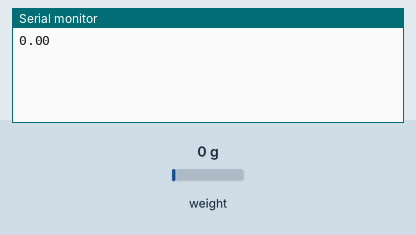
Simulated run of this sketch. Board: ESP32. Parts: the last lines printed to the serial monitor. The inputs (shaded band) are chosen by the test bench; at power-on: weight on the scale 0 g.

Above: at 2.2 s.
2.3 s: weight on the scale set to 100 g
At 2.9 s:
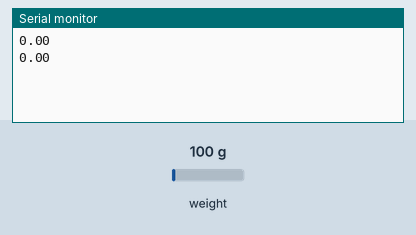
3.8 s: weight on the scale set to 1250 g
At 4.4 s:
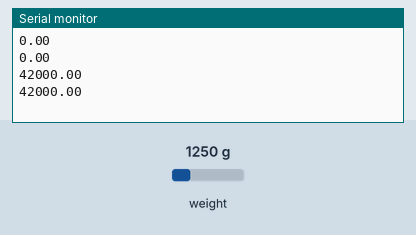
Timing chart, 0 to 6.8 s (numbered marks = the images above; inputs shaded):
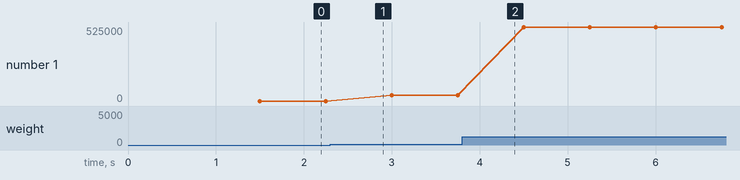

The sketch:

HX_plotter.ino
```cpp
//
//    FILE: HX_plotter.ino
//  AUTHOR: Rob Tillaart
// VERSION: 0.1.0
// PURPOSE: HX711 demo
//     URL: https://github.com/RobTillaart/HX711
//
// HISTORY:
// 0.1.0    2020-06-15 initial version
//

#include "HX711.h"

HX711 scale;

uint8_t dataPin = 14;
uint8_t clockPin = 27;

uint32_t start, stop;
volatile float f;

void setup()
{
  Serial.begin(115200);
  // Serial.println(__FILE__);
  // Serial.print("LIBRARY VERSION: ");
  // Serial.println(HX711_LIB_VERSION);
  // Serial.println();

  scale.begin(dataPin, clockPin);

  // TODO find a nice solution for this calibration..
  // loadcell factor 20 KG
  // scale.set_scale(127.15);
  // loadcell factor 5 KG

  // reset the scale to zero = 0
  scale.tare();
}

void loop()
{
  // continuous scale 4x per second
  f = scale.get_units(5);
  Serial.println(f);
  delay(250);
}

// -- END OF FILE --
```

Measured:
- plotted number 1: 0 → 42000 after the input at 2.3 s, 42000 → 525000 after the input at 3.8 s
